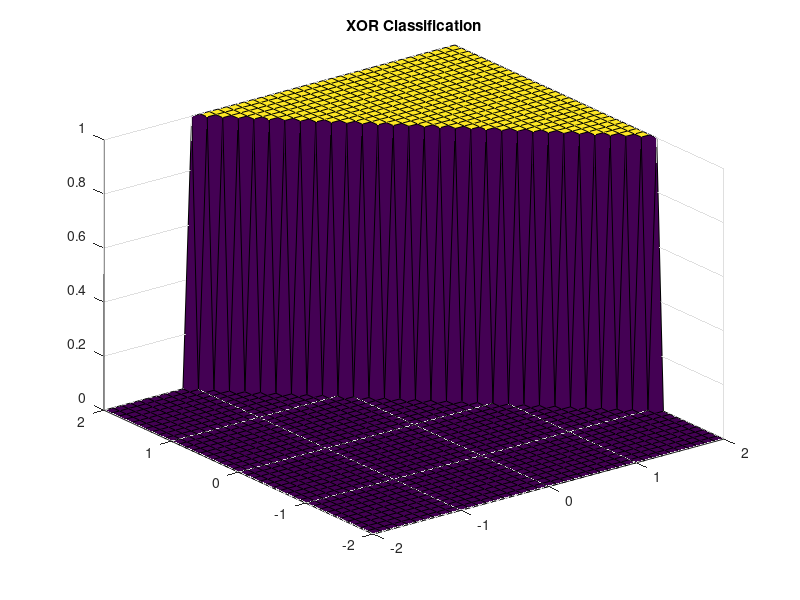
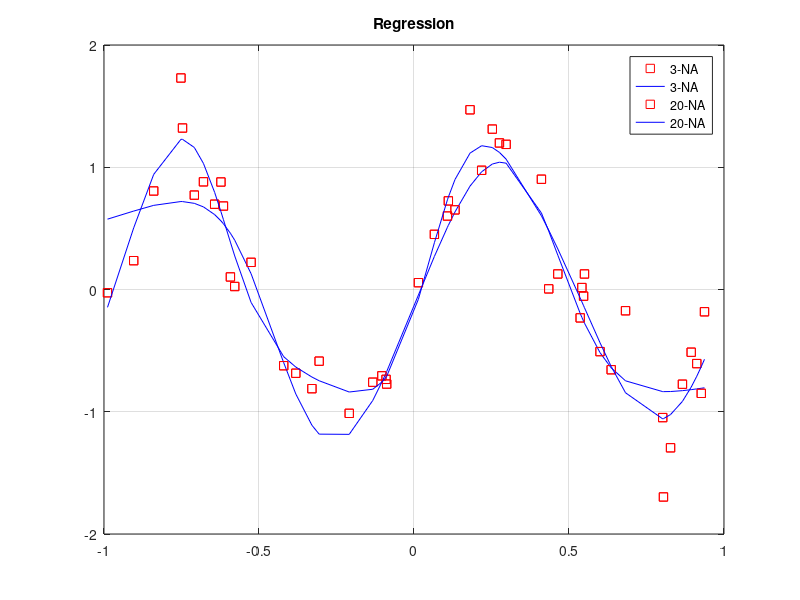

These figures' MATLAB source, in order:
%%
clc;
clear all;

Iteration_Size = 20000;
Learning_Rate = 0.005;

%% XOR CLASSIFICATION
XOR_Input = [0 0; 0 1; 1 0; 1 1];
XOR_Output = [0; 1; 1; 0];

XOR_Input_Neurons = size(XOR_Input, 2);
XOR_Hidden_Neurons = 2;
XOR_Output_Neurons = 2;
XOR_Hidden_Layer = 1;

Sample_Size = size(XOR_Input,1);

XOR_W1 = randn(XOR_Input_Neurons, XOR_Hidden_Neurons)/sqrt(XOR_Input_Neurons);
XOR_W2 = randn(XOR_Hidden_Neurons, XOR_Output_Neurons)/sqrt(XOR_Output_Neurons);

XOR_B1 = zeros(1,XOR_Hidden_Neurons)+0.01;
XOR_B2 = zeros(1,XOR_Output_Neurons)+0.01;

XOR_Y = [XOR_Output ~XOR_Output];

%%
for i=1:Iteration_Size
    
    XOR_Z1 = (XOR_Input * XOR_W1) + XOR_B1;
    XOR_A1 = max(0,XOR_Z1);
    
    XOR_Z2 = (XOR_A1 * XOR_W2) + XOR_B2;
    XOR_A2 = exp(XOR_Z2)./sum(exp(XOR_Z2),2);
    
    XOR_D1 = XOR_A2 - XOR_Y;
    XOR_DW1 = (XOR_A1')*(XOR_D1);
    XOR_DB1 = sum(XOR_D1,1);
    
    XOR_D2 = (XOR_D1*(XOR_W2')) .* (1*(XOR_Z1>=0));
    XOR_DW2 = (XOR_Input')*XOR_D2;
    XOR_DB2 = sum(XOR_D2,1);

    XOR_W1 = XOR_W1-Learning_Rate*XOR_DW2;
    XOR_W2 = XOR_W2-Learning_Rate*XOR_DW1;
    
    XOR_B1 = XOR_B1-Learning_Rate*XOR_DB2;
    XOR_B2 = XOR_B2-Learning_Rate*XOR_DB1;
end

%% XOR Plot
figure(1)
[Z,Y] = meshgrid(-2:0.1:2,-2:0.1:2);
Z_New = [Z(:) Y(:)];
XOR_Z1 = Z_New*XOR_W1+XOR_B1;
XOR_A1 = max(0,XOR_Z1);
XOR_Z2 = XOR_A1*XOR_W2+XOR_B2;
XOR_A2 = exp(XOR_Z2)./sum(exp(XOR_Z2),2);
[m,n]=max(XOR_A2,[],2);
XOR_Y = ~(n-1);
XOR_Y = reshape(XOR_Y,size(Z));
surf(Z,Y,double(XOR_Y));
title('XOR Classification')

%% REGRESSION
for j = [3 20]
    
rng(100);
X = (2*rand(1,50)-1)';
T = (sin(2*pi*X')+0.3*randn(1,50))';

Hidden_layer = 1;
Hidden_Neurons = j;
Input_Neurons = size(X,2);
Output_Neurons = 1;

Sample = size(X,1);
Rel_Factor = 0;

W1 = randn(Input_Neurons,Hidden_Neurons)/sqrt(Input_Neurons);
W2 = randn(Hidden_Neurons,Output_Neurons)/sqrt(Output_Neurons);

B1 = zeros(1,Hidden_Neurons) + 0.01;
B2 = zeros(1,Output_Neurons) + 0.01;

%%
for i=1:Iteration_Size
    Z1 = (X* W1) + B1;
    A1 = tanh(Z1);
    Z2 = (A1*W2) + B2;
    A2 = Z2;
    D1 = A2 - T;
    DW1 = (A1')*(D1);
    DB1 = sum(D1,1);
    D2 = (D1*(W2')) .* (1-A1.^2);
    DW2 = (X')*D2;
    DB2 = sum(D2,1);
    W1 = W1-Learning_Rate*DW2;
    W2 = W2-Learning_Rate*DW1;
    B1 = B1-Learning_Rate*DB2;
    B2 = B2-Learning_Rate*DB1;
end
%% Regression Plot 
figure(2)
plot(X,T,'rs')
hold on
[~,idx] = sort(X(:,1));
sortedmat = [X(idx,:) A2(idx,:)]; 
plot(sortedmat(:,1),sortedmat(:,2),'b-');
grid on;
legend('3-NA','3-NA','20-NA','20-NA') %NA - Network Architecture
title('Regression')
end
